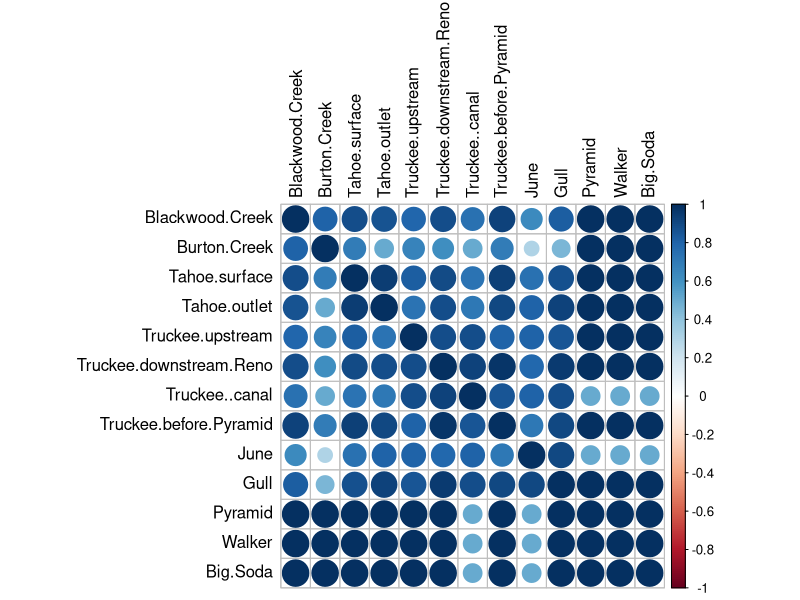
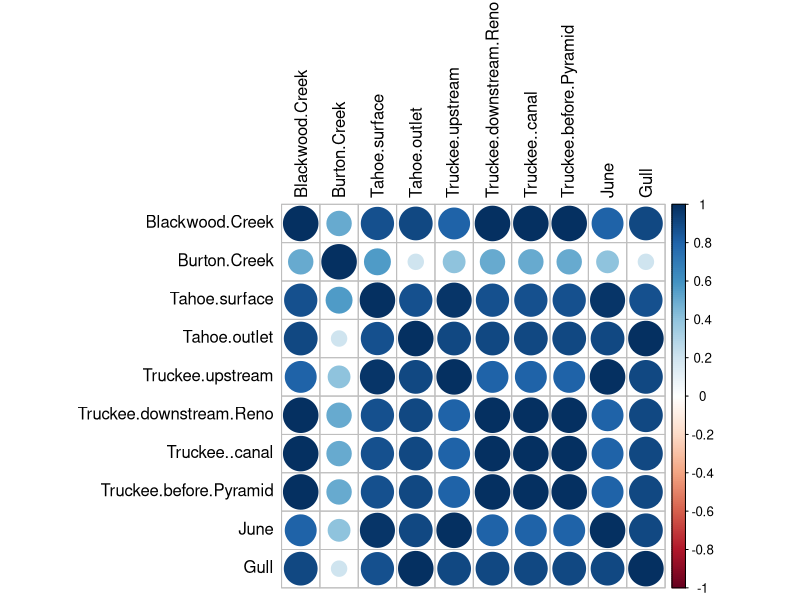
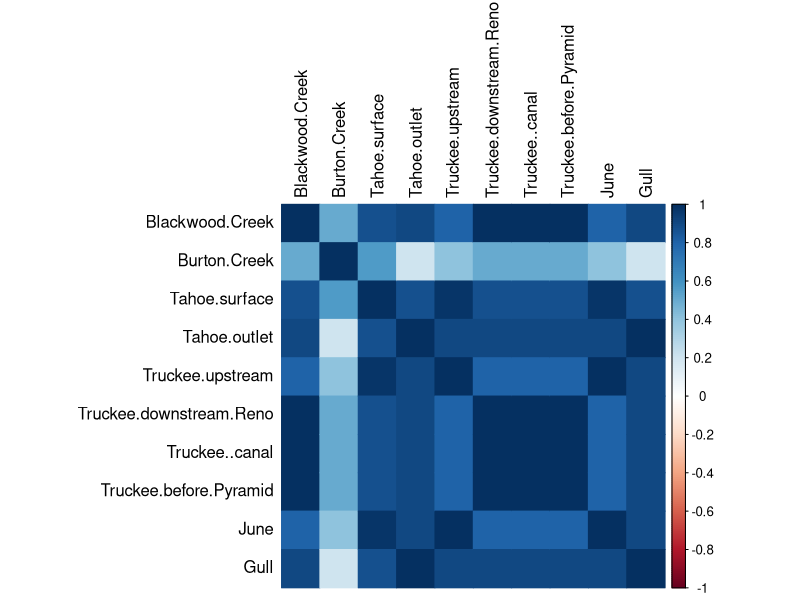
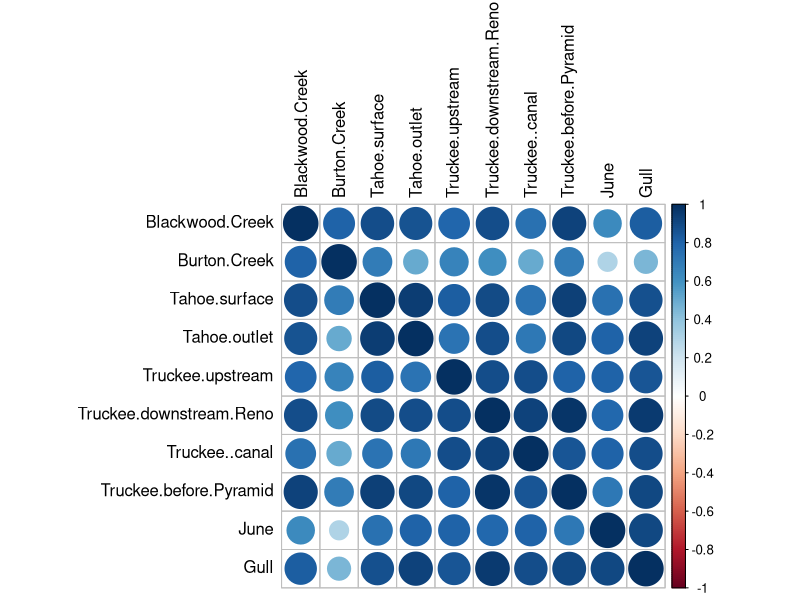
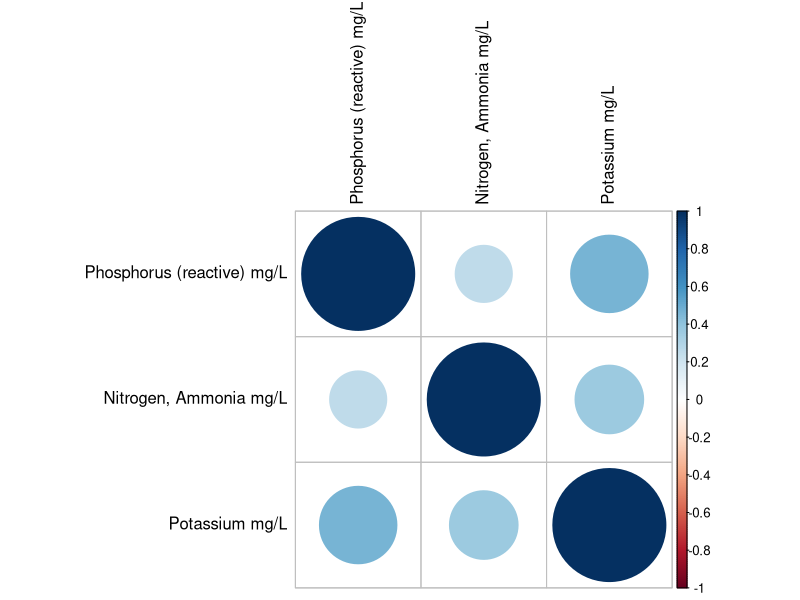
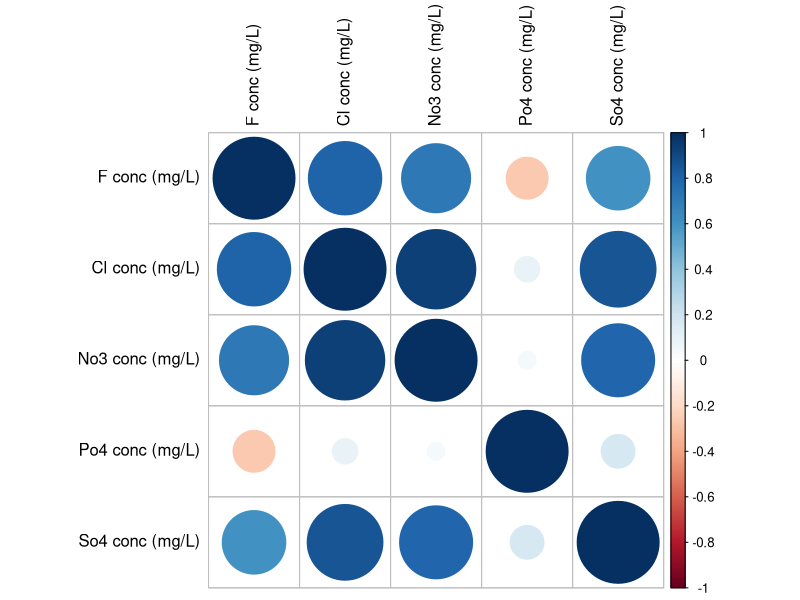
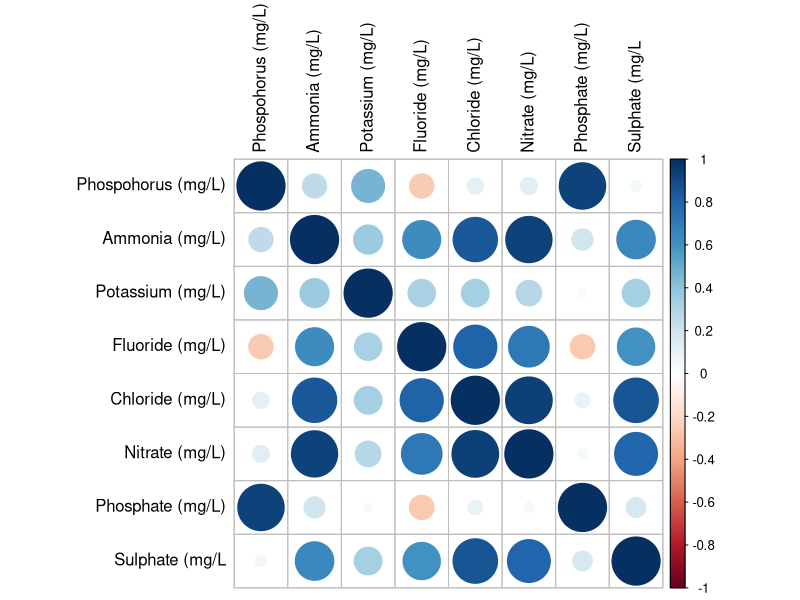
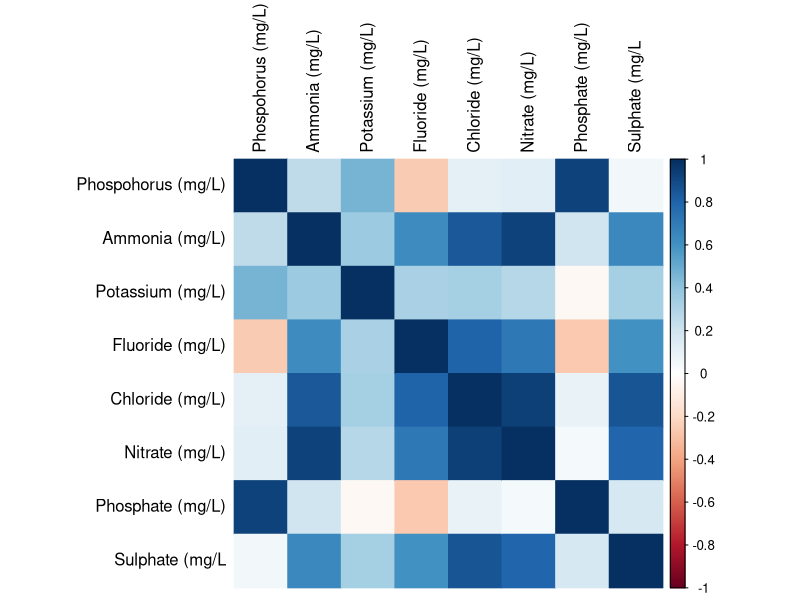

Reproduce these figures in R, in order.
#------------------------------------------
#This code performs correlation analysis to study relationship between different nutrients, study site
#land covers, and how land cover is related to observed nutrient concentrations.
#Then the most influential land cover types are used to develop OLS model to predict nutrient 
#cincentrations based on watershed land cover distribution
#-----------------------------------------

#Uploading measured concentrations
Analyte_conc_csv<-read.csv(file="Analyte_conc.csv",sep=",",header=T) 
Analyte2_conc_csv<-read.csv(file="Analyte_conc.csv",sep=",",row.names=1,header=T) 
#check how variable looks like
head(Analyte2_conc_csv)
Analyte_conc=Analyte_conc_csv[,2:14]
row.names(Analyte_conc)=Analyte_conc_csv[,1]
Hach_data=Analyte_conc[1:3,]
IC_data=Analyte_conc[4:8,1:10]

#Library for correlation analysis
library(corrplot)

Analyte_cor_spear=cor(Analyte_conc,use="complete.obs",method = c("spearman"))

library("Hmisc")
rcor_vals_spear=rcorr(as.matrix(Analyte_conc),type = c("spearman"))
corrplot(rcor_vals_spear$r,tl.col="black")
rcor_vals_spear_IC_site=rcorr(as.matrix(IC_data),type = c("spearman"))
corrplot(rcor_vals_spear_IC_site$r,tl.col="black")
corrplot(rcor_vals_spear_IC_site$r,tl.col="black",method="color")
View(rcor_vals_spear_IC_site$r)
rcor_vals_spear_no_salty_lakes=rcorr(as.matrix(Analyte_conc[,1:10]),type = c("spearman"))
corrplot(rcor_vals_spear_no_salty_lakes$r,tl.col="black")

#analyzing correlations separately
Hach_data_t=t(Hach_data)
IC_data_t=t(IC_data)
rcor_vals_spear_hach=rcorr(as.matrix(Hach_data_t),type = c("spearman"))
corrplot(rcor_vals_spear_hach$r,tl.col="black")
rcor_vals_spear_IC=rcorr(as.matrix(IC_data_t),type = c("spearman"))
corrplot(rcor_vals_spear_IC$r,tl.col="black")

Analyte_conc_t=t(Analyte_conc_csv[,2:14])
colnames(Analyte_conc_t)=Analyte_conc_csv[,1]
colnames(Analyte_conc_t)=c('Phospohorus (mg/L)','Ammonia (mg/L)','Potassium (mg/L)','Fluoride (mg/L)',
                           'Chloride (mg/L)','Nitrate (mg/L)','Phosphate (mg/L)','Sulphate (mg/L')
rcor_vals_spear_analytes=rcorr(as.matrix(Analyte_conc_t[]),type = c("spearman"))
corrplot(rcor_vals_spear_analytes$r,tl.col="black")
corrplot(rcor_vals_spear_analytes$r,tl.col="black",method="color")

Land_cover_csv<-read.csv(file="Land_cover_field_course1.csv",sep=",",header=T) 
Land_cover=Land_cover_csv[,2:12]
row.names(Land_cover)=Land_cover_csv[,1]
land_vals_spear=rcorr(as.matrix(Land_cover),type = c("spearman"))
corrplot(land_vals_spear$r,tl.col="black")
corrplot(land_vals_spear$r,tl.col="black",method="color")

Analyte_for_land_cover=Analyte_conc[,-9]
Analyte_for_land_cover=Analyte_for_land_cover[,-3]
Analyte_land_t=t(Analyte_for_land_cover)
colnames(Analyte_land_t)=c('Phospohorus (mg/L)','Ammonia (mg/L)','Potassium (mg/L)','Fluoride (mg/L)',
                           'Chloride (mg/L)','Nitrate (mg/L)','Phosphate (mg/L)','Sulphate (mg/L')
Land_t=t(Land_cover)
rcor_vals_spear_analyte_land=rcorr(as.matrix(cbind(Analyte_land_t,Land_t)),type = c("spearman"))
corrplot(rcor_vals_spear_analyte_land$r,tl.col="black")
cor_mat_clim_spear=cor(Analyte_land_t,Land_t,use="complete.obs",method = c("spearman"))
corrplot(cor_mat_clim_spear,tl.col="black")

cor_mat_land_spear=cor(Land_cover,use="complete.obs",method = c("spearman"))
corrplot(cor_mat_land_spear,tl.col="black")


###### Nitrate ######
plot(Land_t[,4],Analyte_land_t[,6],pch=20,xlab=paste("Forested Land Cover %"),ylab=paste("Nitrate (mg/L)"))
#add linear trend
#lines(predict(lm(Analyte_land_t[,6]~Land_t[,4])),col='green')
fit <- glm(Analyte_land_t[,6]~Land_t[,4])
abline(fit, col="blue",lwd=1,lty=2)

plot(Land_t[,2],Analyte_land_t[,6],pch=20,xlab=paste("Developed Land Cover %"),ylab=paste("Nitrate (mg/L)"))
fit <- glm(Analyte_land_t[,6]~Land_t[,2])
abline(fit, col="blue",lwd=1,lty=2)

plot(Land_t[,5],Analyte_land_t[,6],pch=20,xlab=paste("Shrub Land Cover %"),ylab=paste("Nitrate (mg/L)"))
fit <- glm(Analyte_land_t[,6]~Land_t[,5])
abline(fit, col="blue",lwd=1,lty=2)

plot(Land_t[,6],Analyte_land_t[,6],pch=20,xlab=paste("Herbaceous Land Cover %"),ylab=paste("Nitrate (mg/L)"))
fit <- glm(Analyte_land_t[,6]~Land_t[,6])
abline(fit, col="blue",lwd=1,lty=2)

plot(Land_t[,7],Analyte_land_t[,6],pch=20,xlab=paste("Hay/Pasture Land Cover %"),ylab=paste("Nitrate (mg/L)"))
fit <- glm(Analyte_land_t[,6]~Land_t[,7])
abline(fit, col="blue",lwd=1,lty=2)

plot(Land_t[,8],Analyte_land_t[,6],pch=20,xlab=paste("Cultivated Crops Land Cover %"),ylab=paste("Nitrate (mg/L)"))
fit <- glm(Analyte_land_t[,6]~Land_t[,8])
abline(fit, col="blue",lwd=1,lty=2)

Nitrate_model=lm(Analyte_land_t[,6]~Land_t[,4]+Land_t[,2]+Land_t[,5]+Land_t[,6]+Land_t[,7]+Land_t[,8])
summary(Nitrate_model)
plot(Nitrate_model$fitted.values,Analyte_land_t[1:8,6],pch=20,xlab=paste("Predicted Values"),ylab=paste("Nitrate (mg/L)"))
plot(Analyte_land_t[1:8,6],Nitrate_model$fitted.values,pch=20,ylab=paste("Predicted Values"),xlab=paste("Nitrate (mg/L)"))
fitm <- glm(Nitrate_model$fitted.values~Analyte_land_t[1:8,6])
abline(fitm, col="blue",lwd=1,lty=2)
#legend(1,"R2=")

##### Chloride #####
plot(Land_t[,4],Analyte_land_t[,5],pch=20,xlab=paste("Forested Land Cover %"),ylab=paste("Chloride (mg/L)"))
fit <- glm(Analyte_land_t[,5]~Land_t[,4])
abline(fit, col="blue",lwd=1,lty=2)

plot(Land_t[,2],Analyte_land_t[,5],pch=20,xlab=paste("Developed Land Cover %"),ylab=paste("Chloride (mg/L)"))
fit <- glm(Analyte_land_t[,5]~Land_t[,2])
abline(fit, col="blue",lwd=1,lty=2)

plot(Land_t[,5],Analyte_land_t[,5],pch=20,xlab=paste("Shrub Land Cover %"),ylab=paste("Chloride (mg/L)"))
fit <- glm(Analyte_land_t[,5]~Land_t[,5])
abline(fit, col="blue",lwd=1,lty=2)

plot(Land_t[,6],Analyte_land_t[,5],pch=20,xlab=paste("Herbaceous Land Cover %"),ylab=paste("Chloride (mg/L)"))
fit <- glm(Analyte_land_t[,5]~Land_t[,6])
abline(fit, col="blue",lwd=1,lty=2)

plot(Land_t[,7],Analyte_land_t[,5],pch=20,xlab=paste("Hay/Pasture Land Cover %"),ylab=paste("Chloride (mg/L)"))
fit <- glm(Analyte_land_t[,5]~Land_t[,7])
abline(fit, col="blue",lwd=1,lty=2)

plot(Land_t[,8],Analyte_land_t[,5],pch=20,xlab=paste("Cultivated Crops Land Cover %"),ylab=paste("Chloride (mg/L)"))
fit <- glm(Analyte_land_t[,5]~Land_t[,8])
abline(fit, col="blue",lwd=1,lty=2)

Chlor_model=lm(Analyte_land_t[,5]~Land_t[,4]+Land_t[,2]+Land_t[,5]+Land_t[,6]+Land_t[,7]+Land_t[,8])
summary(Chlor_model)
plot(Chlor_model$fitted.values,Analyte_land_t[1:8,5])
plot(Analyte_land_t[1:8,5],Chlor_model$fitted.values,pch=20,ylab=paste("Predicted Values"),xlab=paste("Chloride (mg/L)"))
fitm <- glm(Chlor_model$fitted.values~Analyte_land_t[1:8,5])
abline(fitm, col="blue",lwd=1,lty=2)

######Ammonia ####
plot(Land_t[,4],Analyte_land_t[,2],pch=20,xlab=paste("Forested Land Cover %"),ylab=paste("Ammonia (mg/L)"))
fit <- glm(Analyte_land_t[,2]~Land_t[,4])
abline(fit, col="blue",lwd=1,lty=2)

plot(Land_t[,2],Analyte_land_t[,2],pch=20,xlab=paste("Developed Land Cover %"),ylab=paste("Ammonia (mg/L)"))
fit <- glm(Analyte_land_t[,2]~Land_t[,2])
abline(fit, col="blue",lwd=1,lty=2)

plot(Land_t[,5],Analyte_land_t[,2],pch=20,xlab=paste("Shrub Land Cover %"),ylab=paste("Ammonia (mg/L)"))
fit <- glm(Analyte_land_t[,2]~Land_t[,5])
abline(fit, col="blue",lwd=1,lty=2)

plot(Land_t[,6],Analyte_land_t[,2],pch=20,xlab=paste("Herbaceous Land Cover %"),ylab=paste("Ammonia (mg/L)"))
fit <- glm(Analyte_land_t[,2]~Land_t[,6])
abline(fit, col="blue",lwd=1,lty=2)

plot(Land_t[,7],Analyte_land_t[,2],pch=20,xlab=paste("Hay/Pasture Land Cover %"),ylab=paste("Ammonia (mg/L)"))
fit <- glm(Analyte_land_t[,2]~Land_t[,7])
abline(fit, col="blue",lwd=1,lty=2)

plot(Land_t[,8],Analyte_land_t[,2],pch=20,xlab=paste("Cultivated Crops Land Cover %"),ylab=paste("Ammonia (mg/L)"))
fit <- glm(Analyte_land_t[,2]~Land_t[,8])
abline(fit, col="blue",lwd=1,lty=2)

Ammonia_model=lm(Analyte_land_t[,2]~Land_t[,4]+Land_t[,2]+Land_t[,5]+Land_t[,6]+Land_t[,7]+Land_t[,8])
summary(Ammonia_model)
plot(Ammonia_model$fitted.values,Analyte_land_t[,2])
plot(Analyte_land_t[,2],Ammonia_model$fitted.values,pch=20,ylab=paste("Predicted Values"),xlab=paste("Ammonia (mg/L)"))
fitm <- glm(Ammonia_model$fitted.values~Analyte_land_t[,2])
abline(fitm, col="blue",lwd=1,lty=2)

Ammonia_model2=lm(Analyte_land_t[,2]~Land_t[,2]+Land_t[,6]+Land_t[,8])
summary(Ammonia_model2)
plot(Ammonia_model2$fitted.values,Analyte_land_t[,2])

#####Sulphate ####
plot(Land_t[,4],Analyte_land_t[,8],pch=20,xlab=paste("Forested Land Cover %"),ylab=paste("Sulfate (mg/L)"))
fit <- glm(Analyte_land_t[,8]~Land_t[,4])
abline(fit, col="blue",lwd=1,lty=2)

plot(Land_t[,2],Analyte_land_t[,8],pch=20,xlab=paste("Developed Land Cover %"),ylab=paste("Sulfate (mg/L)"))
fit <- glm(Analyte_land_t[,8]~Land_t[,2])
abline(fit, col="blue",lwd=1,lty=2)

plot(Land_t[,5],Analyte_land_t[,8],pch=20,xlab=paste("Shrub Land Cover %"),ylab=paste("Sulfate (mg/L)"))
fit <- glm(Analyte_land_t[,8]~Land_t[,5])
abline(fit, col="blue",lwd=1,lty=2)

plot(Land_t[,6],Analyte_land_t[,8],pch=20,xlab=paste("Herbaceous Land Cover %"),ylab=paste("Sulphate (mg/L)"))
fit <- glm(Analyte_land_t[,8]~Land_t[,6])
abline(fit, col="blue",lwd=1,lty=2)

plot(Land_t[,7],Analyte_land_t[,8],pch=20,xlab=paste("Hay/Pasture Land Cover %"),ylab=paste("Sulphate (mg/L)"))
fit <- glm(Analyte_land_t[,8]~Land_t[,7])
abline(fit, col="blue",lwd=1,lty=2)

plot(Land_t[,8],Analyte_land_t[,8],pch=20,xlab=paste("Cultivated Crops Land Cover %"),ylab=paste("Sulphate (mg/L)"))
fit <- glm(Analyte_land_t[,8]~Land_t[,8])
abline(fit, col="blue",lwd=1,lty=2)

Suplhate_model=lm(Analyte_land_t[,8]~Land_t[,4]+Land_t[,2]+Land_t[,5]+Land_t[,6]+Land_t[,7]+Land_t[,8])
summary(Suplhate_model)
plot(Suplhate_model$fitted.values,Analyte_land_t[1:8,8])
plot(Analyte_land_t[1:8,8],Suplhate_model$fitted.values,pch=20,ylab=paste("Predicted Values"),xlab=paste("Sulfate (mg/L)"))
fitm <- glm(Suplhate_model$fitted.values~Analyte_land_t[1:8,8])
abline(fitm, col="blue",lwd=1,lty=2)


Sulphate_model2=lm(Analyte_land_t[,8]~Land_t[,4]+Land_t[,2]+Land_t[,5])
summary(Sulphate_model2)
plot(Sulphate_model2$fitted.values,Analyte_land_t[1:8,8])
